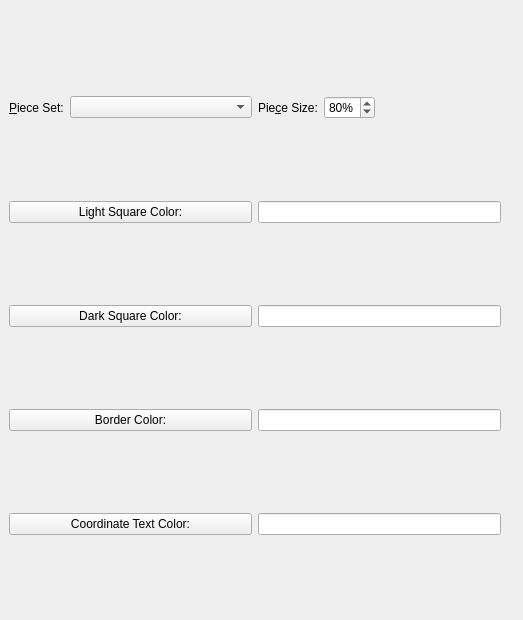
<?xml version="1.0" encoding="UTF-8"?>
<ui version="4.0">
 <class>BoardSettingsWidget</class>
 <widget class="QWidget" name="BoardSettingsWidget">
  <property name="geometry">
   <rect>
    <x>0</x>
    <y>0</y>
    <width>523</width>
    <height>620</height>
   </rect>
  </property>
  <property name="windowTitle">
   <string>Form</string>
  </property>
  <widget class="QWidget" name="layoutWidget">
   <property name="geometry">
    <rect>
     <x>0</x>
     <y>20</y>
     <width>501</width>
     <height>591</height>
    </rect>
   </property>
   <layout class="QVBoxLayout" name="m_viewerLayout">
    <property name="sizeConstraint">
     <enum>QLayout::SetNoConstraint</enum>
    </property>
    <property name="leftMargin">
     <number>9</number>
    </property>
    <property name="rightMargin">
     <number>0</number>
    </property>
    <item>
     <layout class="QHBoxLayout" name="horizontalLayout">
      <property name="sizeConstraint">
       <enum>QLayout::SetDefaultConstraint</enum>
      </property>
      <item>
       <layout class="QHBoxLayout" name="horizontalLayout_8">
        <item>
         <widget class="QLabel" name="m_pieceSetLabel">
          <property name="sizePolicy">
           <sizepolicy hsizetype="Minimum" vsizetype="Preferred">
            <horstretch>0</horstretch>
            <verstretch>0</verstretch>
           </sizepolicy>
          </property>
          <property name="text">
           <string>&amp;Piece Set:</string>
          </property>
          <property name="buddy">
           <cstring>m_pieceSetCombo</cstring>
          </property>
         </widget>
        </item>
        <item>
         <widget class="QComboBox" name="m_pieceSetCombo">
          <property name="sizePolicy">
           <sizepolicy hsizetype="MinimumExpanding" vsizetype="Fixed">
            <horstretch>0</horstretch>
            <verstretch>0</verstretch>
           </sizepolicy>
          </property>
         </widget>
        </item>
       </layout>
      </item>
      <item>
       <layout class="QHBoxLayout" name="horizontalLayout_6">
        <item>
         <widget class="QLabel" name="m_pieceSizeLabel">
          <property name="toolTip">
           <string>Size of the pieces in relation to the squares</string>
          </property>
          <property name="text">
           <string>Pie&amp;ce Size:</string>
          </property>
          <property name="buddy">
           <cstring>m_pieceSizeSpin</cstring>
          </property>
         </widget>
        </item>
        <item>
         <widget class="QSpinBox" name="m_pieceSizeSpin">
          <property name="suffix">
           <string>%</string>
          </property>
          <property name="minimum">
           <number>65</number>
          </property>
          <property name="maximum">
           <number>99</number>
          </property>
          <property name="value">
           <number>80</number>
          </property>
         </widget>
        </item>
        <item>
         <spacer name="horizontalSpacer">
          <property name="orientation">
           <enum>Qt::Horizontal</enum>
          </property>
          <property name="sizeHint" stdset="0">
           <size>
            <width>40</width>
            <height>20</height>
           </size>
          </property>
         </spacer>
        </item>
       </layout>
      </item>
     </layout>
    </item>
    <item>
     <layout class="QHBoxLayout" name="horizontalLayout_2">
      <property name="sizeConstraint">
       <enum>QLayout::SetDefaultConstraint</enum>
      </property>
      <item>
       <widget class="QPushButton" name="m_lightSquareColorBtn">
        <property name="text">
         <string>Light Square Color:</string>
        </property>
       </widget>
      </item>
      <item>
       <widget class="QLineEdit" name="m_lightSquareColorEdit">
        <property name="sizePolicy">
         <sizepolicy hsizetype="Preferred" vsizetype="Fixed">
          <horstretch>0</horstretch>
          <verstretch>0</verstretch>
         </sizepolicy>
        </property>
        <property name="maxLength">
         <number>30</number>
        </property>
       </widget>
      </item>
     </layout>
    </item>
    <item>
     <layout class="QHBoxLayout" name="horizontalLayout_3">
      <property name="sizeConstraint">
       <enum>QLayout::SetDefaultConstraint</enum>
      </property>
      <item>
       <widget class="QPushButton" name="m_darkSquareColorBtn">
        <property name="text">
         <string>Dark Square Color:</string>
        </property>
       </widget>
      </item>
      <item>
       <widget class="QLineEdit" name="m_darkSquareColorEdit">
        <property name="sizePolicy">
         <sizepolicy hsizetype="Preferred" vsizetype="Fixed">
          <horstretch>0</horstretch>
          <verstretch>0</verstretch>
         </sizepolicy>
        </property>
        <property name="maxLength">
         <number>30</number>
        </property>
       </widget>
      </item>
     </layout>
    </item>
    <item>
     <layout class="QHBoxLayout" name="horizontalLayout_4">
      <property name="sizeConstraint">
       <enum>QLayout::SetDefaultConstraint</enum>
      </property>
      <item>
       <widget class="QPushButton" name="m_borderColorBtn">
        <property name="text">
         <string>Border Color:</string>
        </property>
       </widget>
      </item>
      <item>
       <widget class="QLineEdit" name="m_borderColorEdit">
        <property name="sizePolicy">
         <sizepolicy hsizetype="Preferred" vsizetype="Fixed">
          <horstretch>0</horstretch>
          <verstretch>0</verstretch>
         </sizepolicy>
        </property>
        <property name="maxLength">
         <number>30</number>
        </property>
       </widget>
      </item>
     </layout>
    </item>
    <item>
     <layout class="QHBoxLayout" name="horizontalLayout_5">
      <property name="sizeConstraint">
       <enum>QLayout::SetDefaultConstraint</enum>
      </property>
      <item>
       <widget class="QPushButton" name="m_coordTextColorBtn">
        <property name="text">
         <string>Coordinate Text Color:</string>
        </property>
       </widget>
      </item>
      <item>
       <widget class="QLineEdit" name="m_coordTextColorEdit">
        <property name="sizePolicy">
         <sizepolicy hsizetype="Preferred" vsizetype="Fixed">
          <horstretch>0</horstretch>
          <verstretch>0</verstretch>
         </sizepolicy>
        </property>
        <property name="maxLength">
         <number>30</number>
        </property>
       </widget>
      </item>
     </layout>
    </item>
   </layout>
  </widget>
 </widget>
 <tabstops>
  <tabstop>m_pieceSetCombo</tabstop>
  <tabstop>m_pieceSizeSpin</tabstop>
  <tabstop>m_lightSquareColorBtn</tabstop>
  <tabstop>m_lightSquareColorEdit</tabstop>
  <tabstop>m_darkSquareColorBtn</tabstop>
  <tabstop>m_darkSquareColorEdit</tabstop>
  <tabstop>m_borderColorBtn</tabstop>
  <tabstop>m_borderColorEdit</tabstop>
  <tabstop>m_coordTextColorBtn</tabstop>
  <tabstop>m_coordTextColorEdit</tabstop>
 </tabstops>
 <resources/>
 <connections/>
</ui>
